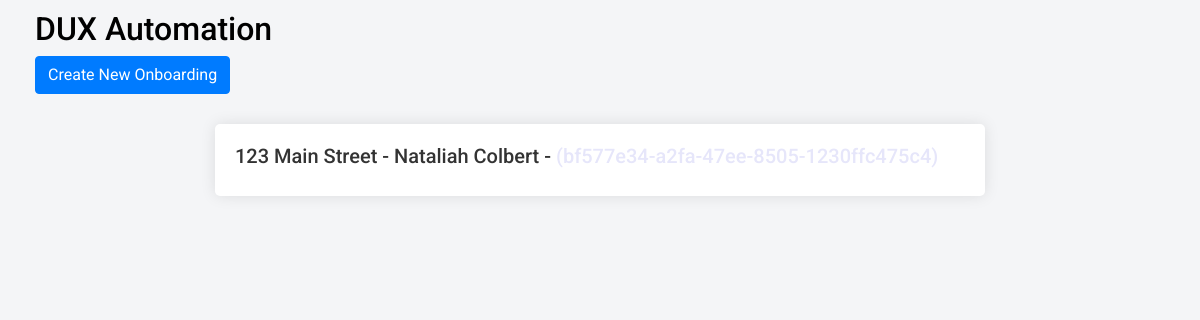
Before: / (signed in) with the older database file.
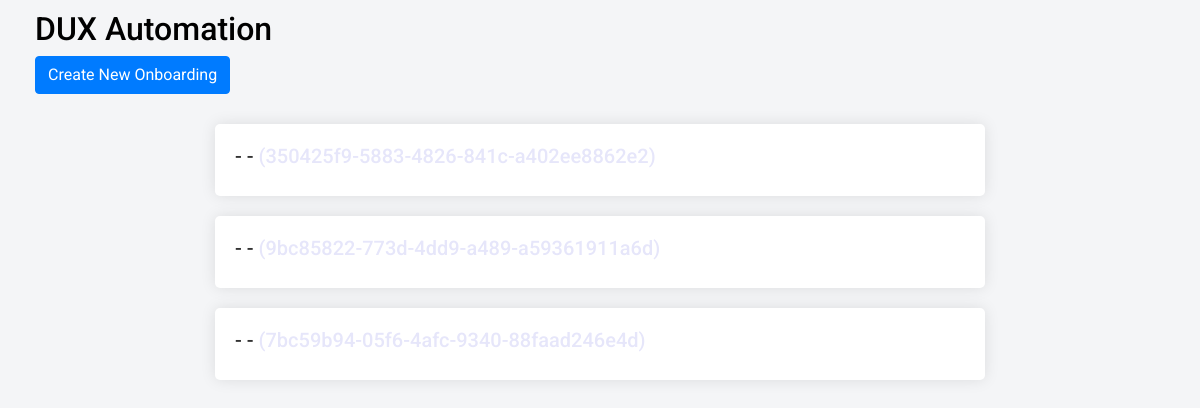
After: the same page with the newer database file.
### dashboard/models.py (models this page shows)
class OnboardingObject(models.Model):
    id = models.UUIDField(primary_key=True, default=uuid.uuid4, editable=False)
    owner = models.CharField(max_length=500, null=True, blank=True)
    address = models.CharField(max_length=1000, null=True, blank=True)
    expenses_folder_id = models.CharField(max_length=500, null=True, blank=True)
    owner_folder_id = models.CharField(max_length=500, null=True, blank=True)
    property_folder_id = models.CharField(max_length=500, null=True, blank=True)
    onboarding_start_date = models.DateField(null=True, blank=True)
    launch_date = models.DateField(null=True, blank=True)

### dashboard/views.py (the view)
# urls.py: path('', onboarding_list, name='onboarding-list'),
@login_required
def onboarding_list(request):
    onboarding_objects = OnboardingObject.objects.all()
    return render(request, 'main.html', {'onboarding_objects': onboarding_objects})

### dashboard/templates/main.html (shortened to what this page needs)
<!DOCTYPE html>
<html lang="en">
<head>
    <link href="https://stackpath.bootstrapcdn.com/bootstrap/4.5.2/css/bootstrap.min.css" rel="stylesheet">
</head>
<body>
    <div class="container-fluid">
        <div class="row">
            <div class="col-12">
                <div class="header">
                    <h2>DUX Automation</h2>
                    <a href="{% url 'create-onboarding' %}" class="btn btn-primary" style="margin-right:0px;">Create New Onboarding</a>
                </div>
            </div>
            <div class="col-md-8 offset-md-2">
                {% for obj in onboarding_objects %}
                <div class="info-box">
                    <h5 class="info-box-header" data-toggle="collapse" data-target="#info{{ forloop.counter }}" aria-expanded="false" aria-controls="info{{ forloop.counter }}">
                        {{ obj.address }} - {{ obj.owner }} - <span style="color: lavender;">({{ obj.id }})</span>
                    </h5>
                </div>
                {% endfor %}
            </div>
        </div>
    </div>
</body>
</html>

Changed rows visible on the page:
removed OnboardingObject: address "123 Main Street", owner "Nataliah Colbert", id "bf577e34-a2fa-47ee-8505-1230ffc475c4"
added OnboardingObject: id "350425f9-5883-4826-841c-a402ee8862e2"
added OnboardingObject: id "9bc85822-773d-4dd9-a489-a59361911a6d"
added OnboardingObject: id "7bc59b94-05f6-4afc-9340-88faad246e4d"
